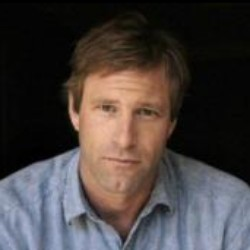
#> input picture images/Aaron_Eckhart/Aaron_Eckhart_0001.jpg, 250 x 250 px; its folder holds only this picture in this run
$ python face.py
#> lines starting #> are read from the running program, lines starting #| are printed output that depends on the picture
import os
import cv2
import numpy as np
import matplotlib.pyplot as plt
from sklearn.preprocessing import StandardScaler
from sklearn.decomposition import PCA
import hdbscan
from sklearn.metrics import silhouette_score
from collections import Counter


# Define the image folder path
image_folder = "images"  # Replace with your actual folder path

# Check if the folder exists
if not os.path.exists(image_folder):
    print(f"Error: The folder '{image_folder}' does not exist.")
    exit(1)

# Read images from the folder
images = []
dimension = set()
labels= []
for label in os.listdir(image_folder):
    new_path = os.path.join(image_folder, label)
    labels.append(label)
    for filename in os.listdir(new_path):  # Correct usage of os.listdir()
        img_path = os.path.join(new_path, filename)
        img = cv2.imread(img_path)
#> img is the input picture: shape (250, 250, 3); mean B, G, R 63, 64.4, 71.8
        if img is not None:
            images.append(img)
            dimension.add(img.shape)
        else:
            print(f"Could not read image: {filename}")

print(f"Total images loaded: {len(images)}")
print(f"dimension of images: {(dimension)}")

# Visualize the images
def visualize_images(images):
    plt.figure(figsize=(12, 6))
    for i,img in enumerate(images[:5]):
        try:

            plt.subplot(2, 3, i + 1)  # Create a grid of 2 rows and 3 columns
            plt.imshow(img)
            plt.title(f"{label[i]}")
            plt.axis("off")
        except Exception as e:
            print(f"Could not open {img_path}: {e}")
    plt.tight_layout()
    plt.show()
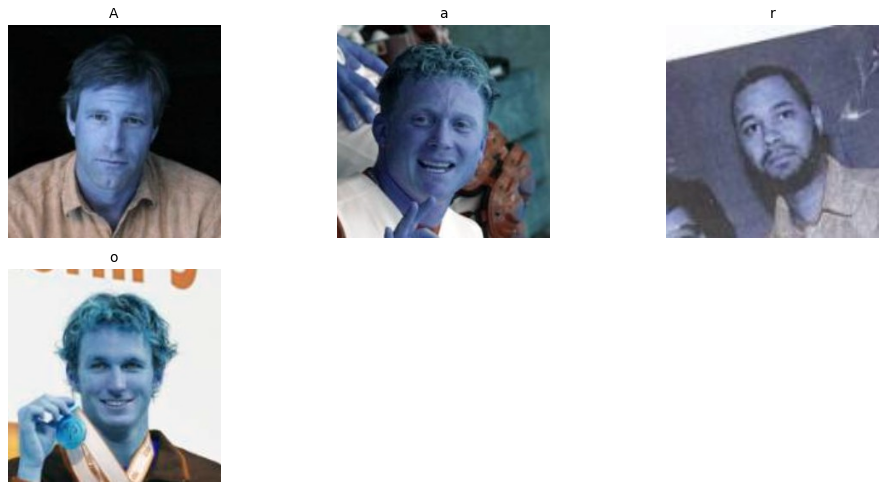
#> figure drawn by matplotlib, 4 panels; B, G, R data is drawn as R, G, B
visualize_images(images)
# Initialize a list to store the flattened image data
flattened_data = []

# Loop through the images, resize, and flatten
for image in images:
    image_array = np.array(image).flatten()  # Flatten the image into a 1D array
    flattened_data.append(image_array)

# Convert the list of flattened images into a NumPy array
data_matrix = np.array(flattened_data)

scaler = StandardScaler()
standardized_data = scaler.fit_transform(data_matrix)

print("Shape of data matrix:", data_matrix.shape)
print("Shape of standardized data:", standardized_data.shape)

pca = PCA()
pca_data = pca.fit_transform(standardized_data)

# Plot the explained variance ratio
explained_variance = pca.explained_variance_ratio_
plt.figure(figsize=(8, 6))
plt.plot(range(1, len(explained_variance) + 1), explained_variance.cumsum(), marker='o', linestyle='--')
plt.title('Cumulative Explained Variance by PCA Components')
plt.xlabel('Number of Principal Components')
plt.ylabel('Cumulative Explained Variance')
plt.grid()
plt.show()
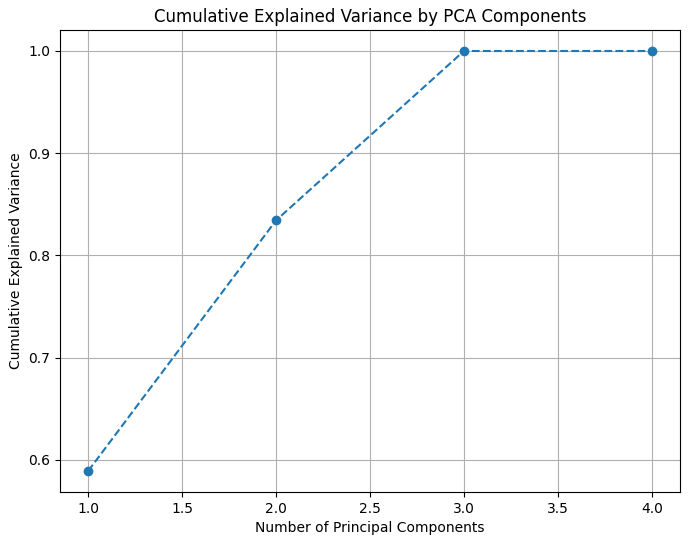
#> figure drawn by matplotlib, 1 panel

n_components = sum(explained_variance.cumsum() <= 0.95)  # Adjust the threshold as needed
print(f"Number of components to retain 95% variance: {n_components}")

pca = PCA(n_components=n_components)
reduced_data = pca.fit_transform(standardized_data)  # Shape: (num_samples, n_components)

print(f"Reduced data shape: {reduced_data.shape}")

plt.scatter(reduced_data[:, 0], reduced_data[:, 1], alpha=0.7, c=reduced_data[:, 0], cmap='viridis')
plt.title('PCA Reduced Data Visualization (First 2 Components)')
plt.xlabel('Principal Component 1')
plt.ylabel('Principal Component 2')
plt.colorbar(label='Principal Component 1')
plt.show()
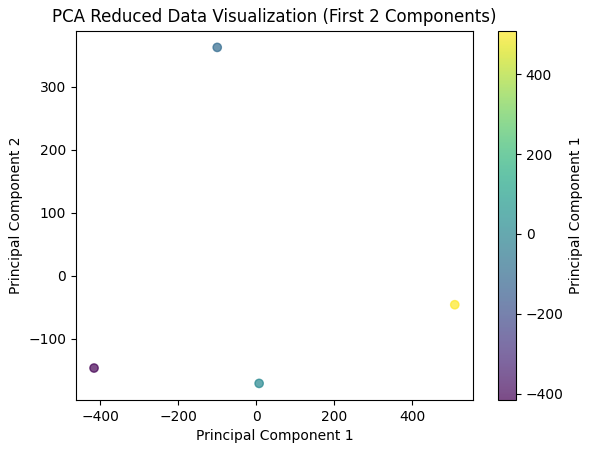
#> figure drawn by matplotlib, 2 panels


# Instantiate HDBSCAN with chosen parameters
#> (the run stopped early here; a loop or call above may not have finished)
